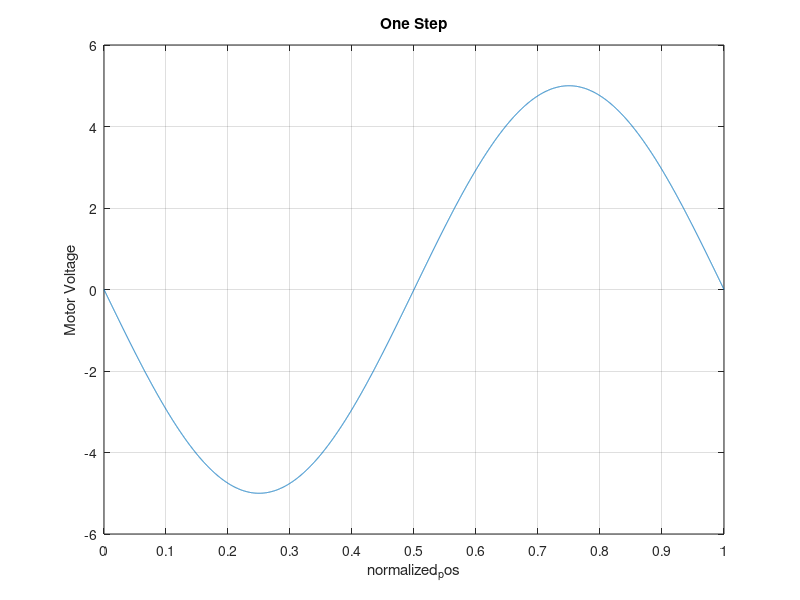

MATLAB code to generate this figure:
%%
voltage_limit = 5;
num_steps = 4;
%steps = 0:1:num_steps - 1;
normalized_pos = 0:0.0001:1;
%x = 0:0.0001:1;
target_voltage = -voltage_limit*sin(2*pi*normalized_pos);

%pokus = [];
%for i = 0:num_steps-1
   % pokus = [pokus, normalized_pos]
%end

figure
plot(normalized_pos,target_voltage)
title("One Step")
ylabel("Motor Voltage")
xlabel ("normalized\_pos")

%increment = 0:0.25:num_steps - 1
%xticks(increment)
%xticklabels(pokus)
xticks(0:0.1:1)
grid on

% CLOCKWICE ROTATION:

% -> normalized_position in interval (0, 0.5) ... negative voltage is "pushing"
% against the rotatio direction of the knob

% -> normalized_position in interval (0.5, 1) ... pozitive voltage is "pushing"
% in the rotatio direction of the knob

% COUNTERCLOCKWICE ROTATION:

% -> normalized_position in interval (0.5, 1) ... pozitive voltage is "pushing"
% against the rotatio direction of the knob

% -> normalized_position in interval (1, 0.5) ... negative voltage is "pushing"
% in the rotatio direction of the knob

% ==> normalized_position 0.5 is unstable
